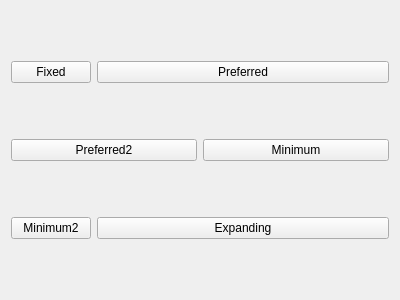
<?xml version="1.0" encoding="UTF-8"?>
<ui version="4.0">
 <class>Widget</class>
 <widget class="QWidget" name="Widget">
  <property name="geometry">
   <rect>
    <x>0</x>
    <y>0</y>
    <width>400</width>
    <height>300</height>
   </rect>
  </property>
  <property name="windowTitle">
   <string>Widget</string>
  </property>
  <layout class="QVBoxLayout" name="verticalLayout">
   <item>
    <layout class="QHBoxLayout" name="horizontalLayout">
     <item>
      <widget class="QPushButton" name="pushButtonFixed">
       <property name="sizePolicy">
        <sizepolicy hsizetype="Fixed" vsizetype="Fixed">
         <horstretch>0</horstretch>
         <verstretch>0</verstretch>
        </sizepolicy>
       </property>
       <property name="text">
        <string>Fixed</string>
       </property>
      </widget>
     </item>
     <item>
      <widget class="QPushButton" name="pushButtonPreferred">
       <property name="sizePolicy">
        <sizepolicy hsizetype="Preferred" vsizetype="Fixed">
         <horstretch>0</horstretch>
         <verstretch>0</verstretch>
        </sizepolicy>
       </property>
       <property name="text">
        <string>Preferred</string>
       </property>
      </widget>
     </item>
    </layout>
   </item>
   <item>
    <layout class="QHBoxLayout" name="horizontalLayout_2">
     <item>
      <widget class="QPushButton" name="pushButtonPreferred2">
       <property name="sizePolicy">
        <sizepolicy hsizetype="Preferred" vsizetype="Fixed">
         <horstretch>0</horstretch>
         <verstretch>0</verstretch>
        </sizepolicy>
       </property>
       <property name="text">
        <string>Preferred2</string>
       </property>
      </widget>
     </item>
     <item>
      <widget class="QPushButton" name="pushButtonMinimum">
       <property name="text">
        <string>Minimum</string>
       </property>
      </widget>
     </item>
    </layout>
   </item>
   <item>
    <layout class="QHBoxLayout" name="horizontalLayout_3">
     <item>
      <widget class="QPushButton" name="pushButtonMinimum2">
       <property name="text">
        <string>Minimum2</string>
       </property>
      </widget>
     </item>
     <item>
      <widget class="QPushButton" name="pushButtonExpanding">
       <property name="sizePolicy">
        <sizepolicy hsizetype="Expanding" vsizetype="Fixed">
         <horstretch>0</horstretch>
         <verstretch>0</verstretch>
        </sizepolicy>
       </property>
       <property name="text">
        <string>Expanding</string>
       </property>
      </widget>
     </item>
    </layout>
   </item>
  </layout>
 </widget>
 <layoutdefault spacing="6" margin="11"/>
 <resources/>
 <connections/>
</ui>
